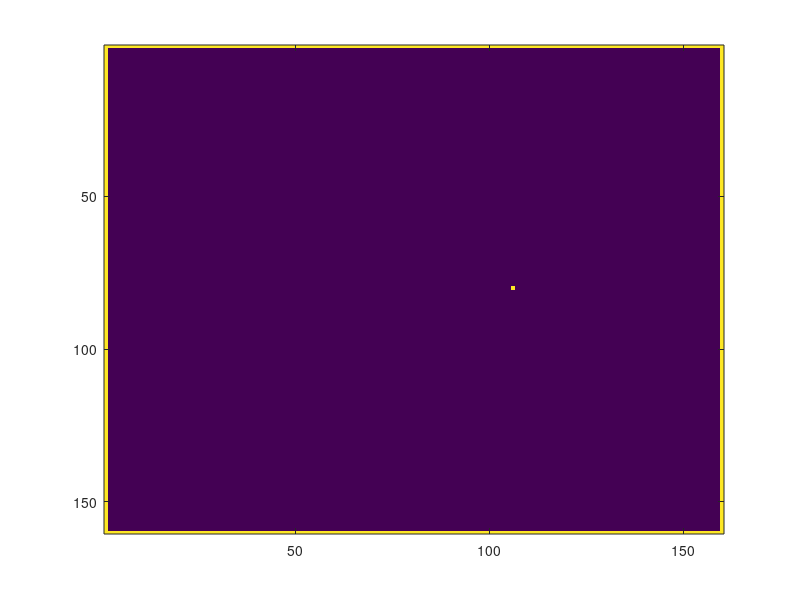

Write the MATLAB code that produced this figure.
clc;clear;
E_pml = load('fields_PML.mat','E_comp');
H_pml = load('fields_PML.mat','H_comp');
Z_pml = load('fields_PML.mat','Z_comp');
E_pec = load('fields_PEC.mat','E');
H_pec = load('fields_PEC.mat','H');
Z_pec = load('fields_PEC.mat','Z');


R = abs(E_pml.E_comp)./(abs(E_pec.E));
imagesc(R);
colormap
